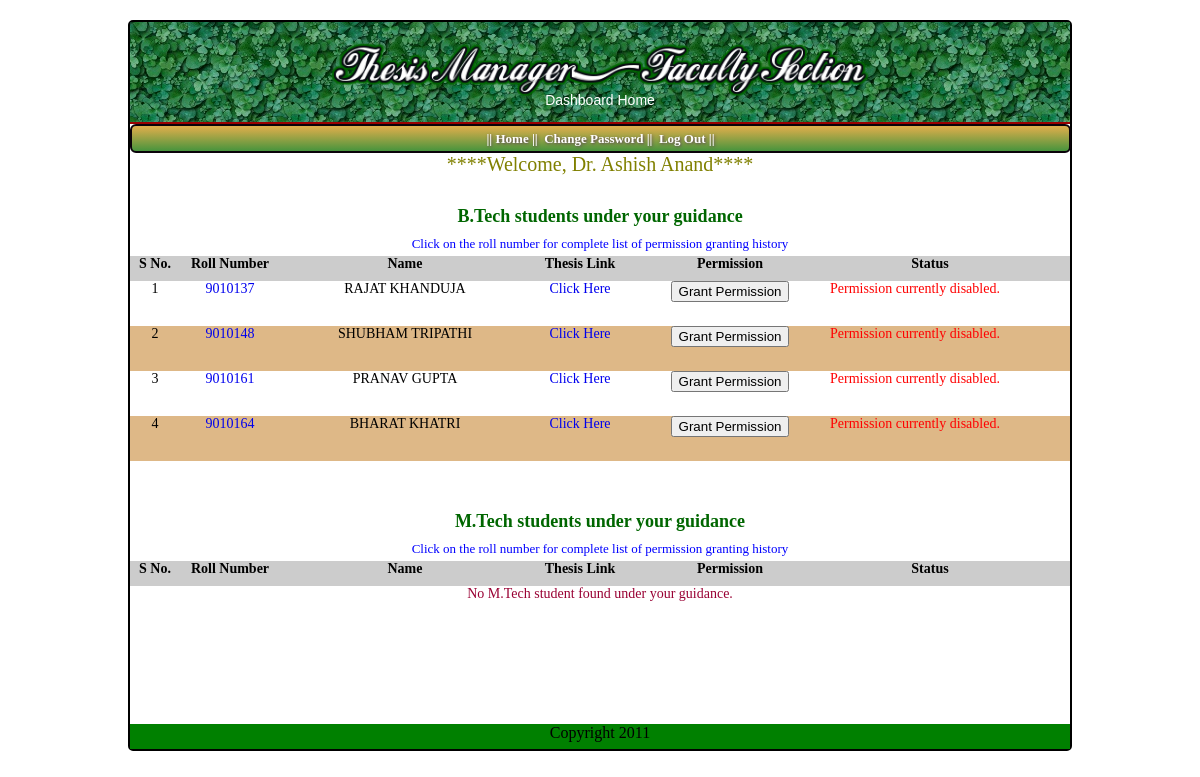
/ProjectUploader/faculty/index.php (signed in), run on the app's committed database.
### tables this page shows
CREATE TABLE IF NOT EXISTS `student` (
  `roll_number` varchar(10) NOT NULL default '',
  `name` varchar(200) NOT NULL,
  `user_nm` varchar(100) NOT NULL,
  `password` varchar(100) NOT NULL,
  `class` varchar(3) default NULL,
  `pass_changed` varchar(4) NOT NULL,
  `pass_changed_at` datetime default NULL,
  `pass_created_at` datetime default NULL,
  `last_modified_by` varchar(250) default NULL,
  `advisor_id` varchar(100) NOT NULL,
  `permission` varchar(4) NOT NULL,
  PRIMARY KEY  (`roll_number`),
  UNIQUE KEY `user_id` (`user_nm`),
  KEY `advisor_id` (`advisor_id`)
);

### ProjectUploader/faculty/PhpIncludeFiles/database/database_functions.php (the view, shortened to what this page needs)
<?php
function getAllStudents($class, $advisor) {
    $result="NONE";
    if (!($con = mysql_connect(constant("HOSTNAME"), constant("USERNAME"), constant("PASS")))) {
        $result = "DBCONNECTION_ERROR";
    } else if (!($select = mysql_select_db(constant("DBNAME"), $con))) {
        $result = "DBCONNECTION_ERROR";
    } else {
        $sql = "SELECT name,roll_number,S.user_nm as user_nm,permission,IFNULL( report_file_name, 'Not Uploaded' ) AS report_file_name FROM student as S LEFT OUTER JOIN projects as P ON S.user_nm=P.user_nm  WHERE class='" . $class . "' AND advisor_id='" . $advisor . "'";
        $sql_result = mysql_query($sql);
        $flag = FALSE;
        $counter = 0;
        $inerhtml = '';
        while ($row = mysql_fetch_assoc($sql_result)) {
            $flag = TRUE;
            $counter++;
            if($row["permission"]=="YES"){
                $permission_string='<span style="color: green">Permission currently granted.</span>';
            }else{
                $permission_string='<span style="color: red">Permission currently disabled.</span>';
            }
            $thesisLinkString="Not Uploaded";
            if($row["report_file_name"]!="Not Uploaded"){
                $thesisLinkString='<a href="'.constant("HOST11").'/GetThesisPDF.php?fn='.$row["roll_number"].'-'.$class.'PI.pdf&cls='.$class.'">Click Here</a>';
            }
            if ($counter % 2 == 0) {
                $inerhtml = $inerhtml . '<div id="ListEvenRow">';
            } else {
                $inerhtml = $inerhtml . '<div id="ListOddRow">';
            }
            $inerhtml = $inerhtml . '<div id="TSrlNoValue">' . $counter . '</div>';
            $inerhtml = $inerhtml . '<div id="RollNoValue">
                                       <a href="'.constant("HOST11").'/faculty/PhpIncludeFiles/GetPermissionHistory.php?user_nm='.$row['user_nm'].'" onclick="window.open(\''.constant("HOST11").'/faculty/PhpIncludeFiles/GetPermissionHistory.php?user_nm='.$row["user_nm"].'\',\'popup\',\'width=500,height=500,scrollbars=no,resizable=no,toolbar=no,directories=no,location=no,menubar=no,status=no,left=0,top=0\'); return false">'.$row['roll_number'].'</a></div>';
            $inerhtml = $inerhtml . '<div id="NameValue">' . $row["name"] . '</div>';
            $inerhtml = $inerhtml . '<div id="ThesisLinkValue">' . $thesisLinkString . '</div>';
            $inerhtml = $inerhtml . '<div id="PermissionValue"><input type="button"
                                     value="Grant Permission" name="permission"
                                     onclick="getPermission(\''.$row["user_nm"].'\',\''.$_SESSION["faculty_user_nm"].'\',\'StatusValue'.$class.'_'.$counter.'\')"/></div>';
            $inerhtml = $inerhtml . '<div id="StatusValue'.$class.'_'.$counter.'" style="StatusValue">'.$permission_string.'</div>';
            $inerhtml = $inerhtml . '</div>';
        }
        if ($flag == TRUE) {
            $result = "DONE";
        } else {
            $result = "NOT_FOUND";
        }
    }
    return $result;
}
?>

### ProjectUploader/faculty/index.php (shortened to what this page needs)
<!DOCTYPE html>
<html>
    <head>
        <?php include 'PhpIncludeFiles/database/database_functions.php'?>
        <link rel="stylesheet" href="<?php echo constant("HOST11") . '/web/css/faculty_stylesheet.css' ?>" type="text/css" />
    </head>
    <body>
        <div id="bodyPanel">
            <div id="adminHeader">
                <div id="adminHeaderTitle">
                    <?php include 'PhpIncludeFiles/headerImage.php';?>
                </div>
                <div id="adminHeaderLocation">Dashboard Home</div>
            </div>
            <div id="adminMiddle">
                <?php include 'PhpIncludeFiles/faculty_horizontal_menue.php'; ?>
                <div style="color: olive;font-size: 20px; text-align: center;width: 100%">****Welcome, <?php echo $_SESSION['faculty_name'] ?>****</div>
                <div id="bTPanel">
                    <div id="bTPanelTitle">B.Tech students under your guidance</div>
                    <div id="bTPanelInfo">Click on the roll number for complete list of permission granting history</div>
                    <div id="bTListHeader">
                        <div id="bTSrlNo">S No.</div>
                        <div id="bTRollNo">Roll Number</div>
                        <div id="bTName">Name</div>
                        <div id="bTThesisLink">Thesis Link</div>
                        <div id="bTPermission">Permission</div>
                        <div id="bTStatus">Status</div>
                    </div>
                </div>
                <?php
                   $result=getAllStudents("BT",$_SESSION["faculty_user_nm"]);
                   if($result=="DONE"){
                       echo $_SESSION["innerHTMLSimple"];
                   }else if($result=="DBCONNECTION_ERROR"){
                       echo '<div id="ListOddRow" style="text-align: center; color: #990033">Database connection error.</div>';
                   }else if($result=="NOT_FOUND"){
                       echo '<div id="ListOddRow" style="text-align: center; color: #990033">No B.Tech student found under your guidance.</div>';
                   }else{
                       echo '<div id="ListOddRow" style="text-align: center; color: #990033">Some unknown error occured. Please refresh the page.</div>';
                   }
                ?>
                <div id="mTPanel">
                    <div id="mTPanelTitle">M.Tech students under your guidance</div>
                    <div id="bTPanelInfo">Click on the roll number for complete list of permission granting history</div>
                    <div id="mTListHeader">
                        <div id="mTSrlNo">S No.</div>
                        <div id="mTRollNo">Roll Number</div>
                        <div id="mTName">Name</div>
                        <div id="mTThesisLink">Thesis Link</div>
                        <div id="mTPermission">Permission</div>
                        <div id="mTStatus">Status</div>
                    </div>
                </div>
                <?php
                   $result=getAllStudents("MT",$_SESSION["faculty_user_nm"]);
                   if($result=="DONE"){
                       echo $_SESSION["innerHTMLSimple"];
                       unset ($_SESSION["innerHTMLSimple"]);
                   }else if($result=="DBCONNECTION_ERROR"){
                       echo '<div id="ListOddRow" style="text-align: center; color: #990033">Database connection error.</div>';
                   }else if($result=="NOT_FOUND"){
                       echo '<div id="ListOddRow" style="text-align: center; color: #990033">No M.Tech student found under your guidance.</div>';
                   }else{
                       echo '<div id="ListOddRow" style="text-align: center; color: #990033">Some unknown error occured. Please refresh the page.</div>';
                   }
                ?>
            </div>
            <div id="adminFooter">
                <?php include 'PhpIncludeFiles/AdminFooter.php'; ?>
            </div>
        </div>
    </body>
</html>

### ProjectUploader/faculty/PhpIncludeFiles/headerImage.php
<img src="<?php echo constant("HOST11").'/web/images/faculty_header.png'?>" width="539" height="60" alt="Thesis Manager (Faculty Section)"/>

### ProjectUploader/faculty/PhpIncludeFiles/faculty_horizontal_menue.php
<div class="myHeaderMenuStrip">
    ||<a class="headerMenueLink" href="<?php echo constant("HOST11").'/faculty/index.php'?>">&nbsp;Home&nbsp;</a>||
    <a class="headerMenueLink" href="<?php echo constant("HOST11").'/faculty/change_pass.php'?>" >&nbsp;Change Password&nbsp</a>||
    <a class="headerMenueLink" href="<?php echo constant("HOST11").'/faculty/logout.php'?>" >&nbsp;Log Out&nbsp</a>||
</div>

### ProjectUploader/faculty/PhpIncludeFiles/AdminFooter.php
Copyright 2011

### data on the page
student: roll_number "9010137", name "RAJAT KHANDUJA"
student: roll_number "9010148", name "SHUBHAM TRIPATHI"
student: roll_number "9010161", name "PRANAV GUPTA"
student: roll_number "9010164", name "BHARAT KHATRI"

### other printed values
$_SESSION['faculty_name'] "Dr. Ashish Anand"
